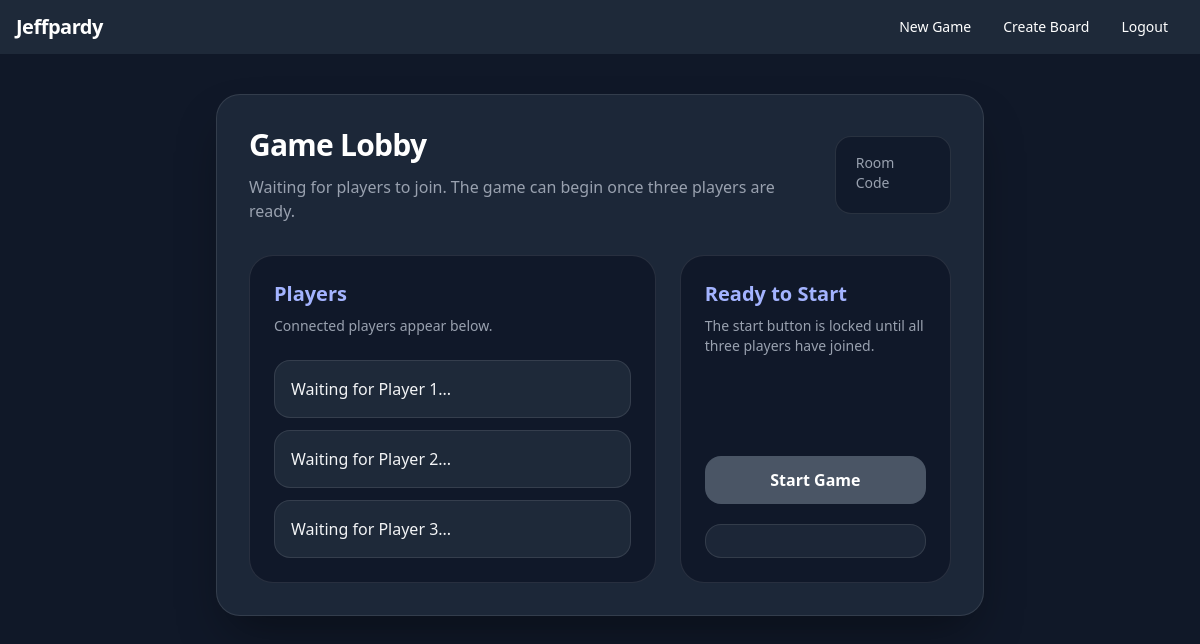
Before: /lobby/a with the older database file.
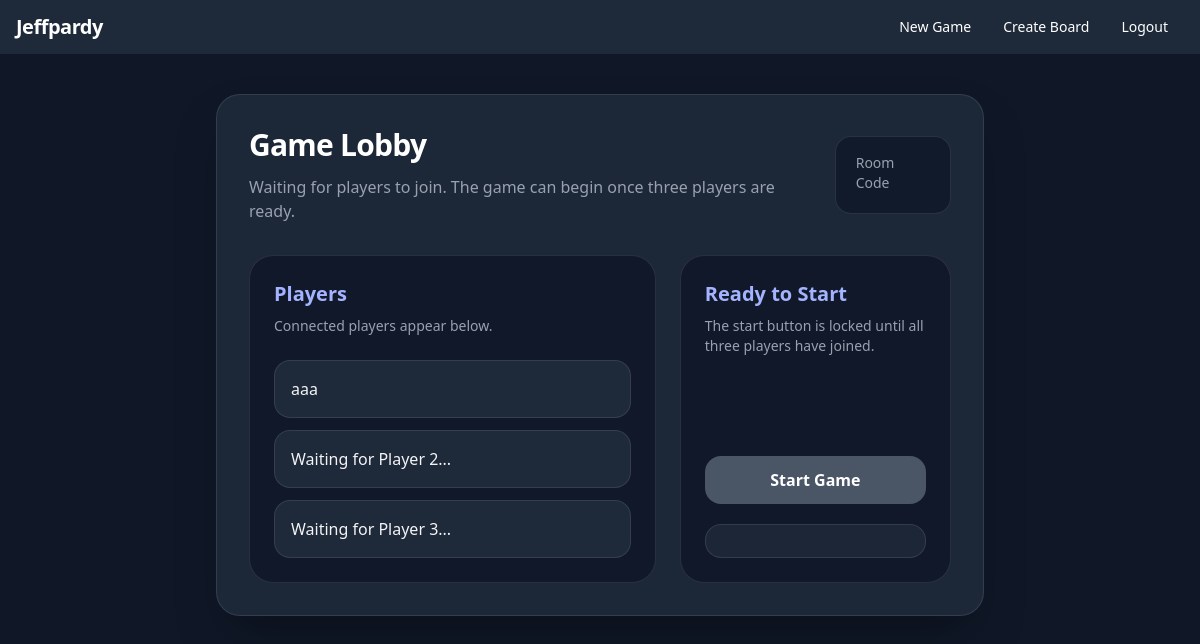
After: the same page with the newer database file.
### tables this page shows
CREATE TABLE lobbies (
                   lobby_id         TEXT         NOT NULL   PRIMARY KEY,
                   player1          TEXT,
                   player2	        TEXT,
                   player3          TEXT
               );

### __init__.py (the view, shortened to what this page needs)
@app.route("/lobby/<string:lobby_id>", methods=["GET", "POST"])
def lobby(lobby_id):
    db = sqlite3.connect(DB_FILE)
    c = db.cursor()
    lobby_array = data.get_lobby_array(lobby_id)
    print("Thre return is")
    print(lobby_array)
    if lobby_array == "No lobby found":
        lobby_array = define_lobby(lobby_id)
    '''
    if session.get('username') not in lobby_array:
        for x in lobby_array:
            if x != lobby_id and x == None:
                x = session[username]
    '''
    c.execute(
        "UPDATE lobbies SET (lobby_id, player1, player2, player3) = (?, ?, ?, ?) WHERE lobby_id = ?",
        (lobby_id, lobby_array[1], lobby_array[2], lobby_array[3], lobby_id)
    )
    db.commit()
    db.close()
    print("the lobby array is")
    print(lobby_array)
    if request.method == "POST" and None not in lobby_array:
        return redirect(url_for("new_game", lobby_array = lobby_array))
    return render_template("lobby.html", lobby_id = lobby_id, player1 = lobby_array[1], player2 = lobby_array[2], player3 = lobby_array[3])

### data.py (called while the page is built)
def get_lobby_array(lobby_id):
    db = sqlite3.connect(DB_FILE)
    c = db.cursor()
    lobby_array = c.execute("SELECT * FROM lobbies WHERE lobby_id = ?" , (lobby_id,)).fetchone()
    print("456456456456")
    print(lobby_array)
    if lobby_array == None:
        return "No lobby found"
    returning_the_lobby_array = []
    for item in lobby_array:
        returning_the_lobby_array.append(item)
    print("returning_the_lobby_array")
    print(returning_the_lobby_array)
    return returning_the_lobby_array

### templates/lobby.html (shortened to what this page needs)
<!doctype html>
<html class="h-full bg-gray-900">
  <head>
    <script src="https://cdn.jsdelivr.net/npm/@tailwindcss/browser@4"></script>
  </head>
  <body class="h-full text-white">
    <nav
      class="bg-gray-800 text-white py-3 px-4 flex items-center justify-between"
    >
      <a class="font-bold text-xl tracking-tight" href="/home">Jeffpardy</a>
      <div class="flex items-center">
        <a
          class="text-sm px-4 py-2 leading-none rounded-full hover:bg-gray-700"
          href="/find_or_create_room"
          >New Game</a
        >
        <a
          class="text-sm px-4 py-2 leading-none rounded-full hover:bg-gray-700"
          href="/create_board"
          >Create Board</a
        >
        <a
          class="text-sm px-4 py-2 leading-none rounded-full hover:bg-gray-700"
          href="/logout"
          >Logout</a
        >
      </div>
    </nav>
    <div class="min-h-full bg-gray-900 py-10 px-4 sm:px-6 lg:px-8">
      <div class="mx-auto max-w-3xl">
        <div
          class="rounded-3xl bg-gray-800/95 border border-white/10 p-8 shadow-2xl shadow-black/40"
        >
          <div
            class="flex flex-col gap-6 md:flex-row md:items-center md:justify-between"
          >
            <div>
              <h1 class="text-3xl font-bold tracking-tight text-white">
                Game Lobby
              </h1>
              <p class="mt-3 text-gray-400">
                Waiting for players to join. The game can begin once three
                players are ready.
              </p>
            </div>
            <div
              class="rounded-2xl bg-gray-900/80 px-5 py-4 text-sm text-gray-300 border border-white/10"
            >
              <p class="text-gray-400">Room Code</p>
            </div>
          </div>
          <div class="mt-8 grid gap-6 lg:grid-cols-[1.5fr_1fr]">
            <div class="rounded-3xl bg-gray-900/90 p-6 border border-white/10">
              <h2 class="text-xl font-semibold text-indigo-300">Players</h2>
              <p class="mt-2 text-sm text-gray-400">
                Connected players appear below.
              </p>
              <ul id="list_of_players" class="mt-6 space-y-3">
                <li
                  class="rounded-2xl bg-gray-800 px-4 py-4 border border-white/10 text-gray-100"
                >
                  {{ player1 if player1 else 'Waiting for Player 1...' }}
                </li>
                <li
                  class="rounded-2xl bg-gray-800 px-4 py-4 border border-white/10 text-gray-100"
                >
                  {{ player2 if player2 else 'Waiting for Player 2...' }}
                </li>
                <li
                  class="rounded-2xl bg-gray-800 px-4 py-4 border border-white/10 text-gray-100"
                >
                  {{ player3 if player3 else 'Waiting for Player 3...' }}
                </li>
              </ul>
            </div>
            <div
              class="rounded-3xl bg-gray-900/90 p-6 border border-white/10 flex flex-col justify-between"
            >
              <div>
                <h2 class="text-xl font-semibold text-indigo-300">
                  Ready to Start
                </h2>
                <p class="mt-2 text-sm text-gray-400">
                  The start button is locked until all three players have
                  joined.
                </p>
              </div>
              <div class="mt-6">
                <form action="{{ url_for('new_game') }}" method="get">
                  <button
                    id="start_game_button"
                    type="submit"
                    class="w-full rounded-2xl bg-indigo-600 px-5 py-3 text-base font-semibold text-white transition hover:bg-indigo-500 disabled:cursor-not-allowed disabled:bg-gray-600"
                    {%
                    if
                    not
                    player1
                    or
                    not
                    player2
                    or
                    not
                    player3
                    %}disabled{%
                    endif
                    %}
                  >
                    Start Game
                  </button>
                </form>
                <div
                  id="join_notifications"
                  class="mt-5 rounded-2xl bg-gray-800/90 border border-white/10 p-4 text-sm text-gray-300"
                ></div>
              </div>
            </div>
          </div>
        </div>
      </div>
    </div>
  </body>
</html>

Changed rows visible on the page:
now on this page (row edited): lobbies: player1 "aaa"
Other visible differences:
{{ player1 if player1 else 'Waiting for Player 1...' }}: "Waiting for Player 1..." → (not shown)
